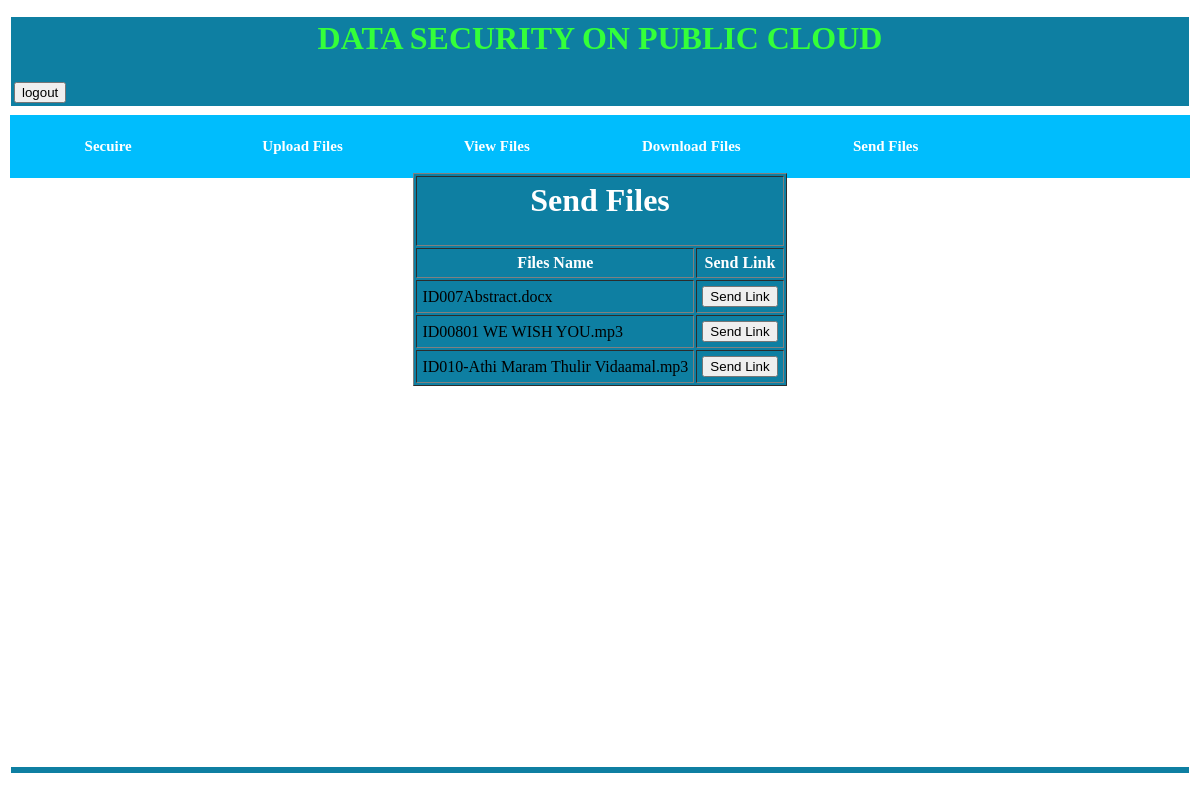
The app's page /file_down1.php (signed in) with its own data.
### tables this page shows
CREATE TABLE IF NOT EXISTS `upload_tbl` (
  `upid` varchar(30) NOT NULL,
  `rid` varchar(30) NOT NULL,
  `up_name` varchar(100) NOT NULL,
  `uname` varchar(30) NOT NULL,
  `upass` varchar(30) NOT NULL,
  `type` varchar(30) NOT NULL
);

### file_down1.php (the view, shortened to what this page needs)
<?php
include "header1.php";
include "db_con.php";
$rid=$_SESSION['uid'];
$qry="select * from upload_tbl where rid='$rid'";
$res=mysqli_query($con,$qry);
?>
<center>
<form action="down_prc.php" method=post>
<table border=1 style="background-color:#0E7FA2;" cellpadding=5px>
<tr><th colspan=2><h1>Send Files</h1></th></tr>
<tr><th>Files Name</th><th>Send Link</th></tr>
<?php
while($row=mysqli_fetch_array($res))
{
	$up_name=$row['up_name'];
?>
<tr>
<td><?php echo $row['up_name'];?></td>
<td><a href='down1_prc.php?a=<?php echo $up_name;?>'><input type=button value="Send Link"></a></td>
</tr>
<?php } ?>
</table>
</form>
<?php
include 'footer.php';
?>

### file_down1.php (style rules this page uses)
tr th { color:white; }

### records on screen
upload_tbl: up_name "ID007Abstract.docx"
upload_tbl: up_name "ID00801 WE WISH YOU.mp3"
upload_tbl: up_name "ID010-Athi Maram Thulir Vidaamal.mp3"
